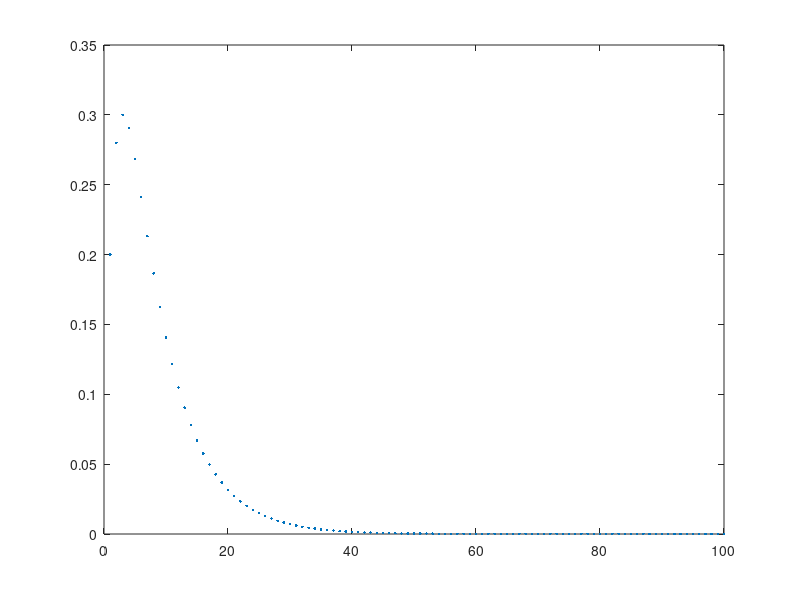

Recreate this plot in MATLAB.
%% a
% ordem 1 2 4 3 5
T = [0.8 0 0.3 0 0;
     0.2 0.6 0.2 0 0
     0 0.1 0.4 0 0
     0 0.3 0 1 0
     0 0 0.1 0 1];

%% b
% probabilidade de, começando no estado 1, estar no estado dois ao fim de n
% passos, n --> 1 a 100
% fazer o vetor sempre primeiro

v = [1 0 0 0 0]';
passos = zeros(1, 100);

for n = 1:100
    Tn = T^n;
    temp = Tn*v;
    passos(n) = temp(2);
end

plot(1:100, passos, '.') % vai tender para 0 pois exitem estados absorventes

%% c
% mesma coisa



%% d
Q = T(1:3,1:3); % 3 --> pois é o numero de estados nao absorventes

%% e
F = inv(eye(size(Q)) - Q);

%% f
% quantas vezes vai ser feita em media 1->1, 1->2, ...
% dá o numero de passagens em media para cada estado
num_passos = sum(F);

%% g

R = T(3+1:end, 1:3); % 3 -> numero de estados nao absorventes

B = R * F; % colunas --> 1 2 4
           % linhas --> 3 5

% começando no 1 e terminando no 3
B(1, 1)
% começando no 1 e terminando no 5
B(2, 1)







